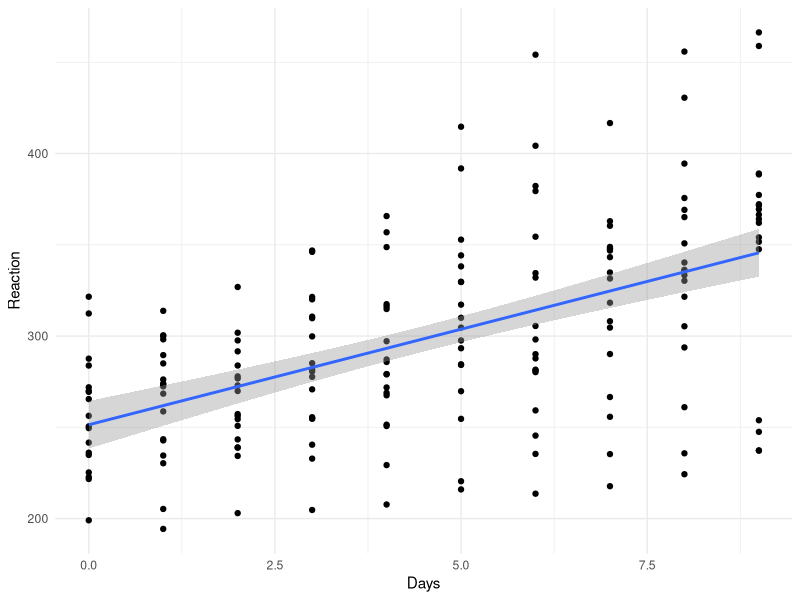
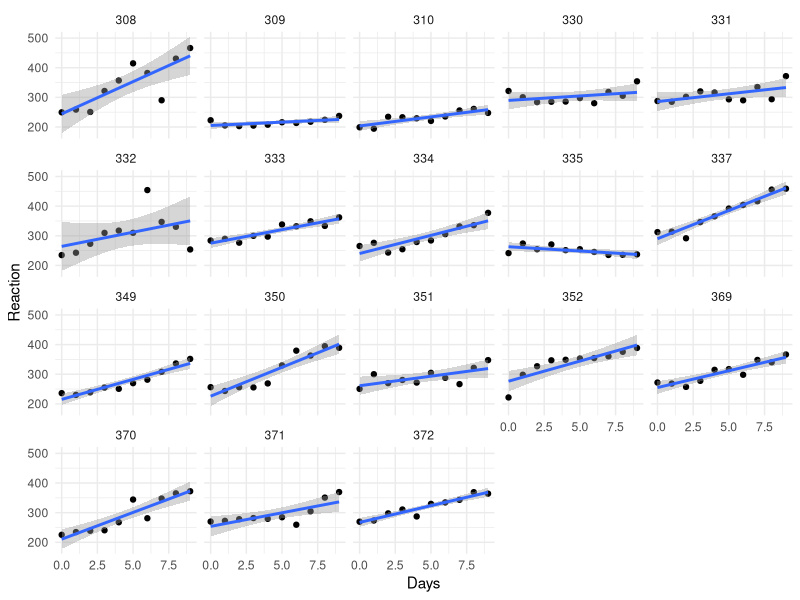

Generate these figures, in order, with R:
## ---- chunk 1
knitr::opts_chunk$set(echo = TRUE)
## ---- chunk 2
library(lme4)

slimSleep <- lm(Reaction ~ Days, data = sleepstudy)

summary(slimSleep)
## ---- chunk 3
library(ggplot2)

ggplot(sleepstudy, aes(Days, Reaction)) +
  geom_point() + 
  geom_smooth(method = "lm") +
  theme_minimal()
## ---- chunk 4
head(sleepstudy, 11)
## ---- chunk 5
ggplot(sleepstudy, aes(Days, Reaction)) +
  geom_point() + 
  geom_smooth(method = "lm") +
  facet_wrap( ~ Subject) +
  theme_minimal()
## ---- chunk 6
randomSlope <- lmer(Reaction ~ Days + (1 | Subject), sleepstudy) 

summary(randomSlope)
## ---- chunk 7
daysSubject <- lmer(Reaction ~ Days + (Days | Subject), sleepstudy) 

summary(daysSubject)
